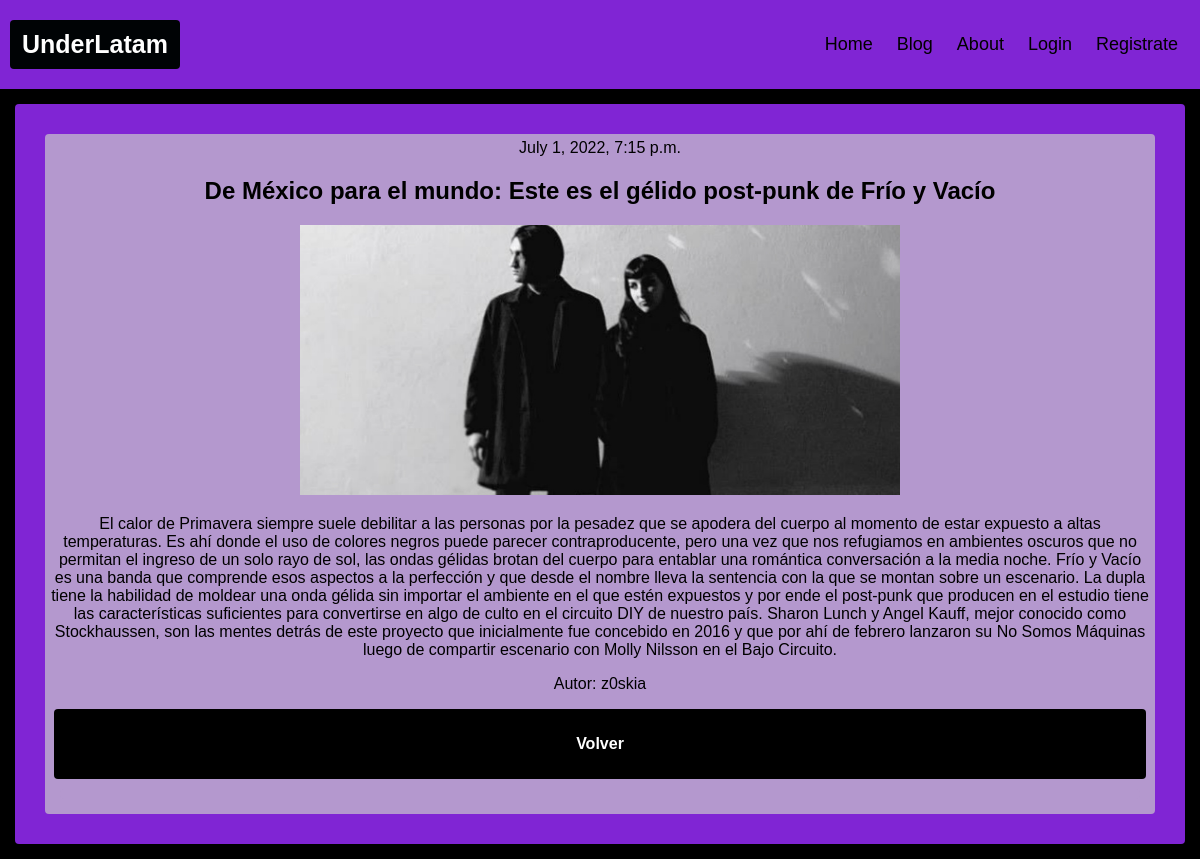
/blog/post/41/, run on the app's committed database.
### blog/models.py (models this page shows, shortened)
class Post(models.Model):
    author = models.ForeignKey(settings.AUTH_USER_MODEL, on_delete=models.CASCADE)
    title = models.CharField(max_length=255)
    post_body = models.TextField()
    created_date = models.DateField(default=timezone.now)
    published_date = models.DateTimeField(blank=True, null=True)
    image_up = models.ImageField(upload_to='images/',)

### blog/views.py (the view)
# urls.py: path('blog/post/<int:pk>/', post_detail, name='post_detail'),
def post_detail(request, pk):
    post = get_object_or_404(Post, pk=pk)
    return render(request, 'blog/post_detail.html', {'post': post})

### blog/templates/blog/post_detail.html (shortened to what this page needs)
{% extends 'blog/main.html' %}
{% block changeContent %}
    <div class="post">
        <div class="postElements">
            {{ post.published_date }}
            <div class="title"><h2>{{ post.title }}</h2></div>
            <img src="{{ post.image_up.url }}" alt=""/>
                <p>{{ post.post_body }}</p>
            <a href=" {% url 'user_page' pk=post.author.id %} "><p>Autor: {{ post.author }}</p></a>
            <div class="backButton"><a href=" {% url 'dash' %}"><h4>Volver</h4></a></div>
        <div class="postElements">
    </div>
{% endblock %}

### blog/static/blog/css/styles.css (style rules this page uses)
* { box-sizing: border-box; }
body { margin: 0; font-family: Arial, Helvetica, sans-serif; background-color: black; }
.post { background-color: #8025d4; border-radius: 4px; padding: 20px; margin: 15px; }
.postElements { background-color: #b498ce; padding: 5px; margin: 10px; border-radius: 4px; font-family: Arial, Helvetica, sans-serif; text-align: center; }
a { text-decoration: none; color: black; }
.postElements img { max-width: 600px; max-height: 480px; text-align: center; }
.backButton { background-color: black; padding: 5px; margin: 4px; border-radius: 4px; }
.backButton a { color: white; text-align: center; }
.title { text-align: center; }

### data on the page
Post: published_date "July 1, 2022, 7:15 p.m.", title "De México para el mundo: Este es el gélido post-punk de Frío y Vacío", image_up (picture), post_body "El calor de Primavera siempre suele debilitar a las personas por la pesadez que se apodera del cuerpo al momento de estar expuesto a altas temperaturas. Es ahí donde el uso de colores negros puede parecer contraproducente, pero una vez que nos refugiamos en ambientes oscuros que no permitan el ingreso de un solo rayo de sol, las ondas gélidas brotan del cuerpo para entablar una romántica conversación a la media noche. Frío y Vacío es una banda que comprende esos aspectos a la perfección y que desde el nombre lleva la sentencia con la que se montan sobre un escenario. La dupla tiene la habilidad de moldear una onda gélida sin importar el ambiente en el que estén expuestos y por ende el…", author "z0skia"
